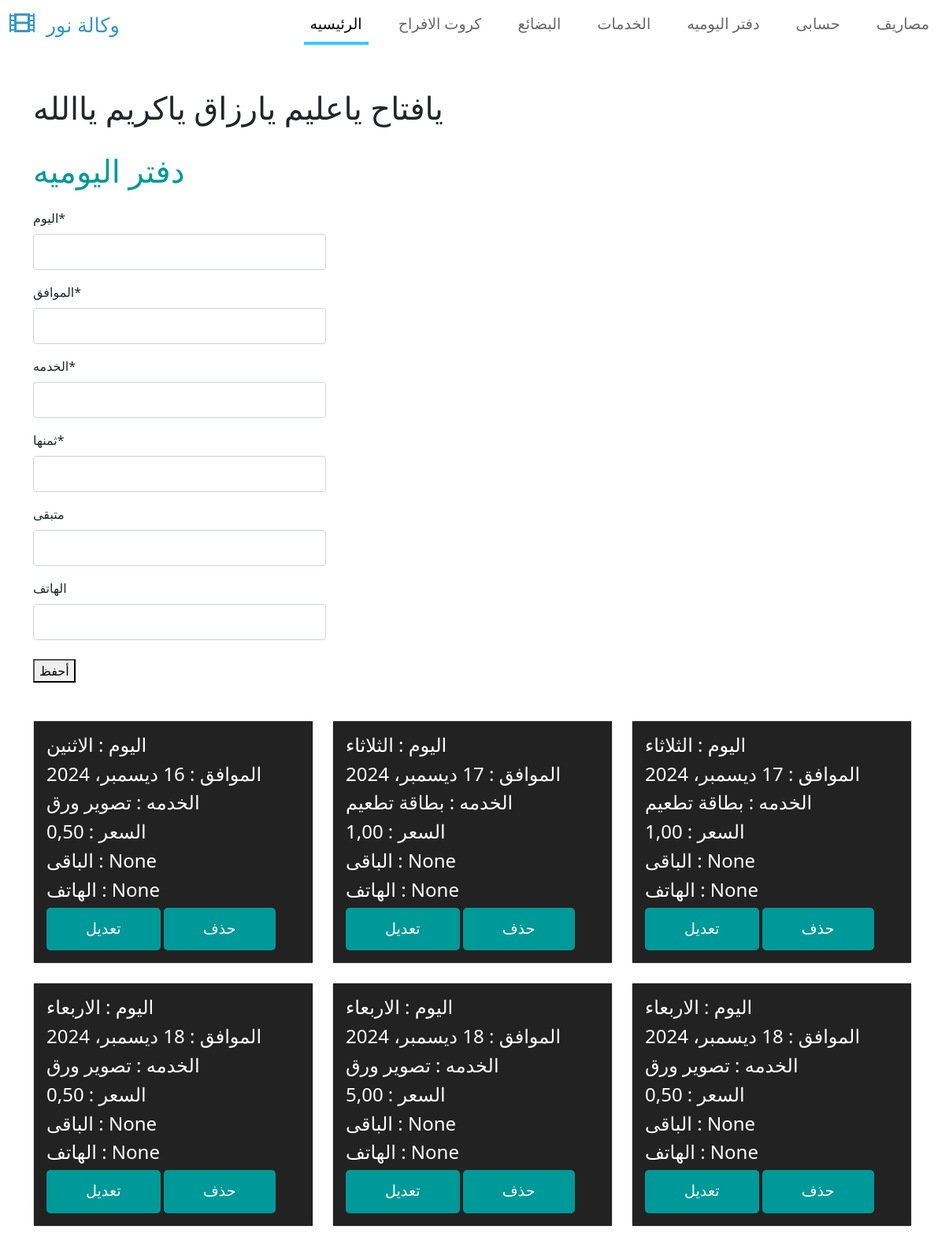
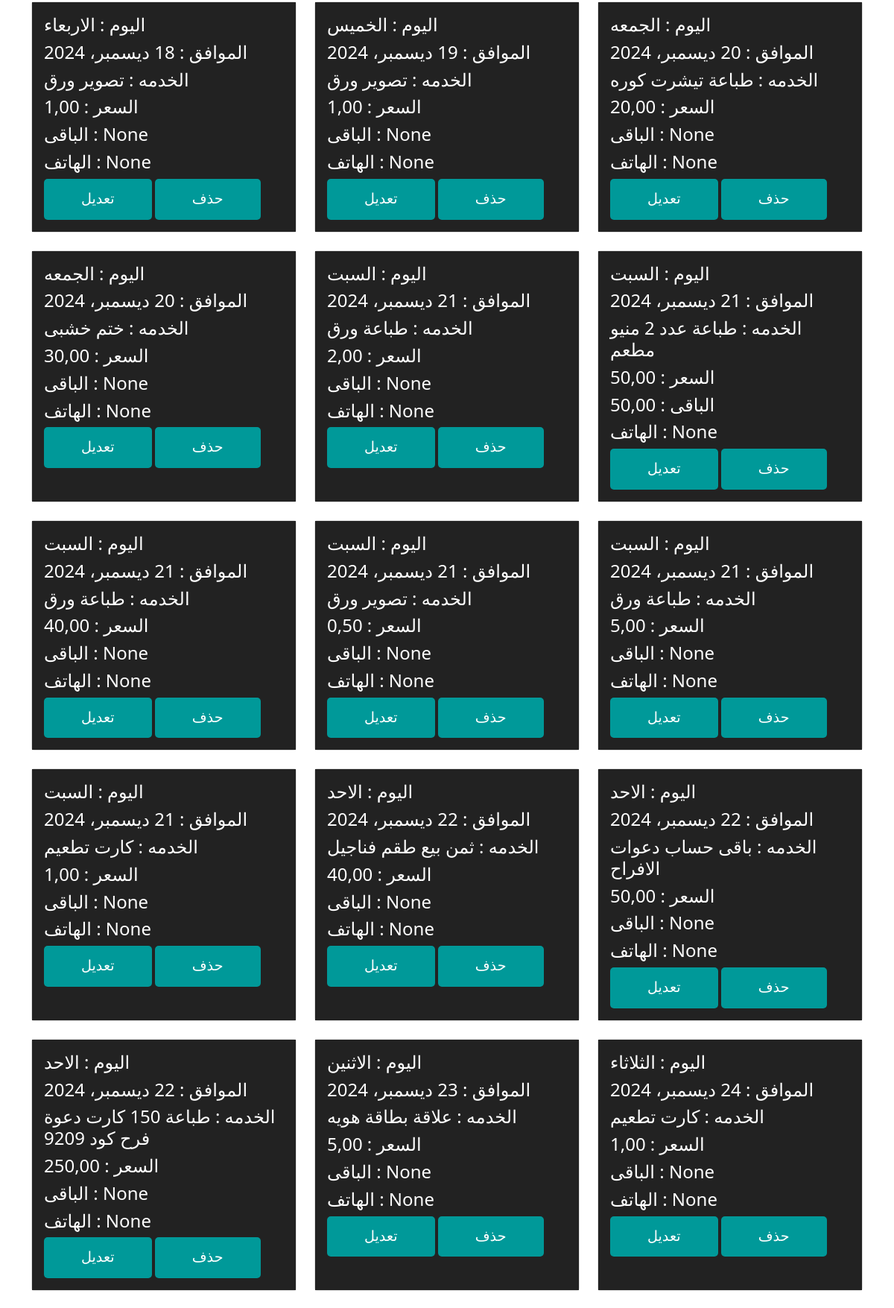
Page /yaomia/ (upper part) on the committed database (2 pictures, top to bottom).
### yaomia/models.py (models this page shows, shortened)
class Yaomia(models.Model):
    day = models.CharField(_(" اليوم"),max_length=50)
    day_date = models.DateField(_(" الموافق"),auto_now=False, auto_now_add=False)
    servies = models.CharField(_(" الخدمه"),max_length=50)
    price = models.DecimalField(_(" ثمنها"),max_digits=5, decimal_places=2)
    rest = models.DecimalField(_(" متبقى"),max_digits=5, decimal_places=2,blank=True, null=True)
    phone = models.IntegerField(_(" الهاتف"),blank=True, null=True)
    class Meta:
        db_table = ''
        managed = True
        verbose_name ='دفتر اليوميه'
        verbose_name_plural = 'دفتر اليوميه'

### yaomia/views.py (the view)
# urls.py: path('yaomia/' , include('yaomia.urls')),
def yaomia(request):
    if request.method == 'POST':
        yaomia_form = YaomiaForm(request.POST)
        if yaomia_form.is_valid():
            yaomia_form.save()
            return redirect('/yaomia')
    else:
        yaomia_form = YaomiaForm()
    yaomia = Yaomia.objects.all()
    return render(request,'yaomia/yaomia.html',{
        'yaomia':yaomia,'yaomia_form':yaomia_form
        })

### yaomia/forms.py
class YaomiaForm(forms.ModelForm):
    class Meta:
        model = Yaomia
        fields = '__all__'

### templates/yaomia/yaomia.html (shortened to what this page needs)
{% extends 'base_generic.html' %}
{% load crispy_forms_tags %}
{% block content %}
<div class="container my-5">
    <h1>يافتاح ياعليم يارزاق ياكريم ياالله</h1>
    <br>
    <h1 class="tm-text-primary mb-4">دفتر اليوميه </h1>
    <form method="POST" enctype="multipart/form-data">
        <div class="col-md-4 mb-4">
            {{ yaomia_form|crispy }}
        </div>
        <div class="col-md-4 mb-4">
        <button type="submit">أحفظ</button>
        </div>
    </form>
    </div>
    <div class="container my-5">
        <div class="row">
            {% for y in yaomia %}
            <div class="col-md-4 mb-4">
                <div class="card h-100">
                    <div class="card-body" style="background: #222222; color: white;">
                        <h4>اليوم : {{ y.day }}</h4>
                        <h4>الموافق : {{ y.day_date}}</h4>
                        <h4>الخدمه : {{ y.servies }}</h4>
                        <h4>السعر :  {{ y.price }}</h4>
                        <h4>الباقى : {{ y.rest }}</h4>
                        <h4>الهاتف : {{ y.phone }}</h4>
                        <a href="{% url 'edit-yaomia' pk=y.pk %}" class="btn btn-primary">تعديل</a>
                        <a href="{% url 'delete-yaomia' pk=y.pk %}" class="btn btn-primary">حذف</a>
                    </div>
                </div>
            </div>
            {% endfor %}
        </div>
    </div>
<br>
{% endblock content %}

### pro/static/css/templatemo-style.css (style rules this page uses)
a { text-decoration: none; transition: all 0.3s ease; }
.btn { border-radius: 0; }
.btn-primary { background-color: #009999; border: 0; border-radius: 5px; padding: 12px 50px 14px; font-size: 1.2rem; }
.form-control { padding: 10px 20px; width: 100%; height: auto; }
.tm-text-primary { color: #009999; }
.form-control, input:-internal-autofill-selected, select:not([multiple]) { color: #009999 !important; }
.form-control::placeholder { color: #009999; opacity: 1; }

### rows in the picture
Yaomia: day "الاثنين", day_date "16 ديسمبر، 2024", servies "تصوير ورق", price "0,50", rest "None", phone "None"
Yaomia: day "الثلاثاء", day_date "17 ديسمبر، 2024", servies "بطاقة تطعيم", price "1,00", rest "None", phone "None"
Yaomia: day "الثلاثاء", day_date "17 ديسمبر، 2024", servies "بطاقة تطعيم", price "1,00", rest "None", phone "None"
Yaomia: day "الاربعاء", day_date "18 ديسمبر، 2024", servies "تصوير ورق", price "0,50", rest "None", phone "None"
Yaomia: day "الاربعاء", day_date "18 ديسمبر، 2024", servies "تصوير ورق", price "5,00", rest "None", phone "None"
Yaomia: day "الاربعاء", day_date "18 ديسمبر، 2024", servies "تصوير ورق", price "0,50", rest "None", phone "None"
Yaomia: day "الاربعاء", day_date "18 ديسمبر، 2024", servies "تصوير ورق", price "1,00", rest "None", phone "None"
Yaomia: day "الخميس", day_date "19 ديسمبر، 2024", servies "تصوير ورق", price "1,00", rest "None", phone "None"
Yaomia: day "الجمعه", day_date "20 ديسمبر، 2024", servies "طباعة تيشرت كوره", price "20,00", rest "None", phone "None"
Yaomia: day "الجمعه", day_date "20 ديسمبر، 2024", servies "ختم خشبى", price "30,00", rest "None", phone "None"
Yaomia: day "السبت", day_date "21 ديسمبر، 2024", servies "طباعة ورق", price "2,00", rest "None", phone "None"
Yaomia: day "السبت", day_date "21 ديسمبر، 2024", servies "طباعة عدد 2 منيو مطعم", price "50,00", rest "50,00", phone "None"
Yaomia: day "السبت", day_date "21 ديسمبر، 2024", servies "طباعة ورق", price "40,00", rest "None", phone "None"
Yaomia: day "السبت", day_date "21 ديسمبر، 2024", servies "تصوير ورق", price "0,50", rest "None", phone "None"
Yaomia: day "السبت", day_date "21 ديسمبر، 2024", servies "طباعة ورق", price "5,00", rest "None", phone "None"
Yaomia: day "السبت", day_date "21 ديسمبر، 2024", servies "كارت تطعيم", price "1,00", rest "None", phone "None"
Yaomia: day "الاحد", day_date "22 ديسمبر، 2024", servies "ثمن بيع طقم فناجيل", price "40,00", rest "None", phone "None"
Yaomia: day "الاحد", day_date "22 ديسمبر، 2024", servies "باقى حساب دعوات الافراح", price "50,00", rest "None", phone "None"
Yaomia: day "الاحد", day_date "22 ديسمبر، 2024", servies "طباعة 150 كارت دعوة فرح كود 9209", price "250,00", rest "None", phone "None"
Yaomia: day "الاثنين", day_date "23 ديسمبر، 2024", servies "علاقة بطاقة هويه", price "5,00", rest "None", phone "None"
Yaomia: day "الثلاثاء", day_date "24 ديسمبر، 2024", servies "كارت تطعيم", price "1,00", rest "None", phone "None"
